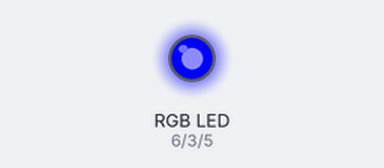
Simulated run of this sketch. Board: Arduino Uno, built with avr-gcc and run on an emulated ATmega328P. On the bench: an RGB LED mixed from three pins (HIGH = lit).

Above: at 0.05 s.
At 0.8 s:
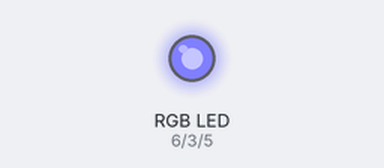
At 1.55 s:
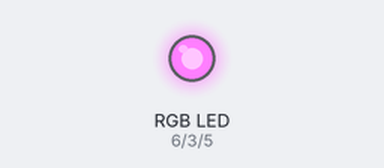
At 1.9 s:
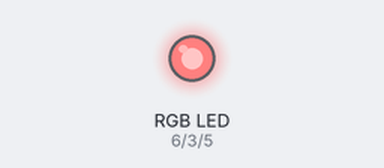
At 2.3 s:
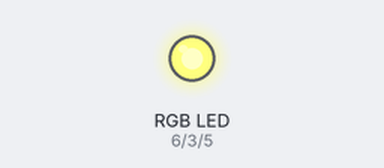
At 3.1 s:
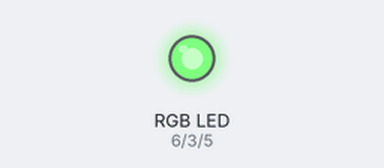
Timing chart, 0 to 7.2 s (numbered marks = the images above):
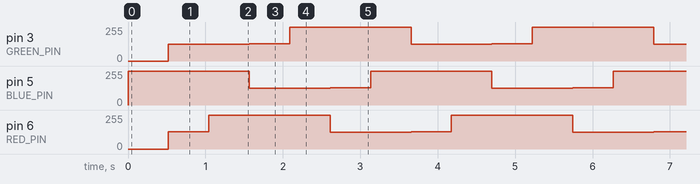

Measured:
- by itself, pin 3 (GREEN_PIN): repeats every 3.1 s: 128/255 0.52 s, 255/255 1.6 s, 127/255 1.0 s
- by itself, pin 5 (BLUE_PIN): repeats every 3.1 s: 127/255 1.0 s, 128/255 0.52 s, 255/255 1.6 s
- by itself, pin 6 (RED_PIN): repeats every 3.1 s: 255/255 1.6 s, 127/255 1.0 s, 128/255 0.52 s

The sketch:

sketch.ino
```cpp
// Based on http://fritzing.org/projects/full-color-led-random-color-generator
// but we replace the random colors with smooth transitions.
//
// Unfortunately, driving this diode with PWM signals produces very visible
// flashing and beats.  This can be improved using a filter circuit on each
// of the color pins:
// http://www.instructables.com/id/Analog-Output-Convert-PWM-to-Voltage/

byte RED_PIN = 6;
byte GREEN_PIN = 3;
byte BLUE_PIN = 5;

void setup()
{
    pinMode(RED_PIN, OUTPUT);
    pinMode(GREEN_PIN, OUTPUT);
    pinMode(BLUE_PIN, OUTPUT);
}

void rgb(byte c[])
{
    analogWrite(RED_PIN, 255-c[0]);
    analogWrite(GREEN_PIN, 255-c[1]);
    analogWrite(BLUE_PIN, 255-c[2]);
}

void glide(byte b[], byte e[])
{
    for (int16_t i = 0; i < 256; i++)
    {
	byte blend[3];
	for (byte j = 0; j < 3; j++)
        {
            blend[j] = b[j] + (e[j]-b[j]) * i / 255;
	}
        rgb(blend);
	delay(4);
    }
}

void loop()
{
    byte red[3] = { 255, 0, 0 };
    byte green[3] = { 0, 255, 0 };
    byte blue[3] = { 0, 0, 255 };
    glide(red, green);
    glide(green, blue);
    glide(blue, red);
}
```
